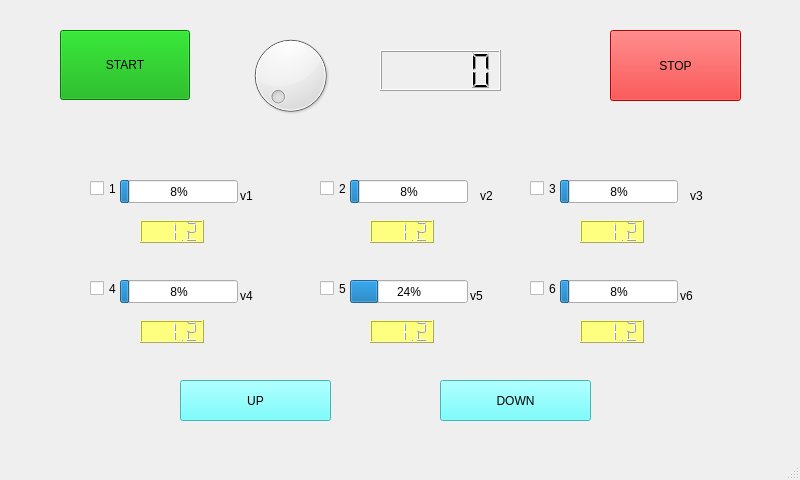
<?xml version="1.0" encoding="UTF-8"?>
<ui version="4.0">
 <class>MainWindow</class>
 <widget class="QMainWindow" name="MainWindow">
  <property name="geometry">
   <rect>
    <x>0</x>
    <y>0</y>
    <width>800</width>
    <height>480</height>
   </rect>
  </property>
  <property name="sizePolicy">
   <sizepolicy hsizetype="Fixed" vsizetype="Fixed">
    <horstretch>0</horstretch>
    <verstretch>0</verstretch>
   </sizepolicy>
  </property>
  <property name="windowTitle">
   <string>MainWindow</string>
  </property>
  <property name="styleSheet">
   <string notr="true"/>
  </property>
  <widget class="QWidget" name="centralwidget">
   <widget class="QProgressBar" name="pb1">
    <property name="geometry">
     <rect>
      <x>120</x>
      <y>180</y>
      <width>118</width>
      <height>23</height>
     </rect>
    </property>
    <property name="maximum">
     <number>300</number>
    </property>
    <property name="value">
     <number>24</number>
    </property>
    <property name="textVisible">
     <bool>true</bool>
    </property>
   </widget>
   <widget class="QProgressBar" name="pb2">
    <property name="geometry">
     <rect>
      <x>350</x>
      <y>180</y>
      <width>118</width>
      <height>23</height>
     </rect>
    </property>
    <property name="maximum">
     <number>300</number>
    </property>
    <property name="value">
     <number>24</number>
    </property>
    <property name="textVisible">
     <bool>true</bool>
    </property>
   </widget>
   <widget class="QProgressBar" name="pb3">
    <property name="geometry">
     <rect>
      <x>560</x>
      <y>180</y>
      <width>118</width>
      <height>23</height>
     </rect>
    </property>
    <property name="maximum">
     <number>300</number>
    </property>
    <property name="value">
     <number>24</number>
    </property>
    <property name="textVisible">
     <bool>true</bool>
    </property>
   </widget>
   <widget class="QLCDNumber" name="lcd3">
    <property name="geometry">
     <rect>
      <x>580</x>
      <y>220</y>
      <width>64</width>
      <height>23</height>
     </rect>
    </property>
    <property name="styleSheet">
     <string notr="true">background-color :rgb(255, 255, 127)</string>
    </property>
    <property name="value" stdset="0">
     <double>1.200000000000000</double>
    </property>
   </widget>
   <widget class="QPushButton" name="pushButton">
    <property name="geometry">
     <rect>
      <x>60</x>
      <y>30</y>
      <width>130</width>
      <height>70</height>
     </rect>
    </property>
    <property name="styleSheet">
     <string notr="true">background-color :rgb(0, 170, 0)</string>
    </property>
    <property name="text">
     <string>START</string>
    </property>
   </widget>
   <widget class="QPushButton" name="pushButton_2">
    <property name="geometry">
     <rect>
      <x>610</x>
      <y>30</y>
      <width>131</width>
      <height>71</height>
     </rect>
    </property>
    <property name="styleSheet">
     <string notr="true">background-color :rgb(255, 0, 0)</string>
    </property>
    <property name="text">
     <string>STOP</string>
    </property>
   </widget>
   <widget class="QPushButton" name="pushButton_3">
    <property name="geometry">
     <rect>
      <x>180</x>
      <y>380</y>
      <width>151</width>
      <height>41</height>
     </rect>
    </property>
    <property name="styleSheet">
     <string notr="true">background-color :rgb(85, 255, 255)</string>
    </property>
    <property name="text">
     <string>UP</string>
    </property>
   </widget>
   <widget class="QPushButton" name="pushButton_4">
    <property name="geometry">
     <rect>
      <x>440</x>
      <y>380</y>
      <width>151</width>
      <height>41</height>
     </rect>
    </property>
    <property name="styleSheet">
     <string notr="true">background-color :rgb(85, 255, 255)</string>
    </property>
    <property name="text">
     <string>DOWN</string>
    </property>
   </widget>
   <widget class="QLCDNumber" name="lcd1">
    <property name="geometry">
     <rect>
      <x>140</x>
      <y>220</y>
      <width>64</width>
      <height>23</height>
     </rect>
    </property>
    <property name="styleSheet">
     <string notr="true">background-color :rgb(255, 255, 127)</string>
    </property>
    <property name="value" stdset="0">
     <double>1.200000000000000</double>
    </property>
   </widget>
   <widget class="QLCDNumber" name="lcd2">
    <property name="geometry">
     <rect>
      <x>370</x>
      <y>220</y>
      <width>64</width>
      <height>23</height>
     </rect>
    </property>
    <property name="styleSheet">
     <string notr="true">background-color :rgb(255, 255, 127)</string>
    </property>
    <property name="value" stdset="0">
     <double>1.200000000000000</double>
    </property>
   </widget>
   <widget class="QProgressBar" name="pb4">
    <property name="geometry">
     <rect>
      <x>120</x>
      <y>280</y>
      <width>118</width>
      <height>23</height>
     </rect>
    </property>
    <property name="maximum">
     <number>300</number>
    </property>
    <property name="value">
     <number>24</number>
    </property>
   </widget>
   <widget class="QProgressBar" name="pb5">
    <property name="geometry">
     <rect>
      <x>350</x>
      <y>280</y>
      <width>118</width>
      <height>23</height>
     </rect>
    </property>
    <property name="value">
     <number>24</number>
    </property>
   </widget>
   <widget class="QProgressBar" name="pb6">
    <property name="geometry">
     <rect>
      <x>560</x>
      <y>280</y>
      <width>118</width>
      <height>23</height>
     </rect>
    </property>
    <property name="maximum">
     <number>300</number>
    </property>
    <property name="value">
     <number>24</number>
    </property>
   </widget>
   <widget class="QLCDNumber" name="lcd6">
    <property name="geometry">
     <rect>
      <x>580</x>
      <y>320</y>
      <width>64</width>
      <height>23</height>
     </rect>
    </property>
    <property name="styleSheet">
     <string notr="true">background-color :rgb(255, 255, 127)</string>
    </property>
    <property name="value" stdset="0">
     <double>1.200000000000000</double>
    </property>
   </widget>
   <widget class="QLCDNumber" name="lcd5">
    <property name="geometry">
     <rect>
      <x>370</x>
      <y>320</y>
      <width>64</width>
      <height>23</height>
     </rect>
    </property>
    <property name="styleSheet">
     <string notr="true">background-color :rgb(255, 255, 127)</string>
    </property>
    <property name="value" stdset="0">
     <double>1.200000000000000</double>
    </property>
   </widget>
   <widget class="QLCDNumber" name="lcd4">
    <property name="geometry">
     <rect>
      <x>140</x>
      <y>320</y>
      <width>64</width>
      <height>23</height>
     </rect>
    </property>
    <property name="styleSheet">
     <string notr="true">background-color :rgb(255, 255, 127)</string>
    </property>
    <property name="value" stdset="0">
     <double>1.200000000000000</double>
    </property>
   </widget>
   <widget class="QCheckBox" name="checkBox">
    <property name="geometry">
     <rect>
      <x>90</x>
      <y>180</y>
      <width>70</width>
      <height>17</height>
     </rect>
    </property>
    <property name="text">
     <string>1</string>
    </property>
   </widget>
   <widget class="QCheckBox" name="checkBox_2">
    <property name="geometry">
     <rect>
      <x>320</x>
      <y>180</y>
      <width>70</width>
      <height>17</height>
     </rect>
    </property>
    <property name="text">
     <string>2</string>
    </property>
   </widget>
   <widget class="QCheckBox" name="checkBox_3">
    <property name="geometry">
     <rect>
      <x>530</x>
      <y>180</y>
      <width>70</width>
      <height>17</height>
     </rect>
    </property>
    <property name="text">
     <string>3</string>
    </property>
   </widget>
   <widget class="QCheckBox" name="checkBox_4">
    <property name="geometry">
     <rect>
      <x>90</x>
      <y>280</y>
      <width>70</width>
      <height>17</height>
     </rect>
    </property>
    <property name="text">
     <string>4</string>
    </property>
   </widget>
   <widget class="QCheckBox" name="checkBox_5">
    <property name="geometry">
     <rect>
      <x>320</x>
      <y>280</y>
      <width>70</width>
      <height>17</height>
     </rect>
    </property>
    <property name="text">
     <string>5</string>
    </property>
   </widget>
   <widget class="QCheckBox" name="checkBox_6">
    <property name="geometry">
     <rect>
      <x>530</x>
      <y>280</y>
      <width>70</width>
      <height>17</height>
     </rect>
    </property>
    <property name="text">
     <string>6</string>
    </property>
   </widget>
   <widget class="QLabel" name="label">
    <property name="geometry">
     <rect>
      <x>0</x>
      <y>0</y>
      <width>800</width>
      <height>480</height>
     </rect>
    </property>
    <property name="text">
     <string/>
    </property>
    <property name="pixmap">
     <pixmap>18624427_10209362356768081_1878227934_n.jpg</pixmap>
    </property>
    <property name="scaledContents">
     <bool>true</bool>
    </property>
    <property name="wordWrap">
     <bool>false</bool>
    </property>
   </widget>
   <widget class="QLabel" name="label_2">
    <property name="geometry">
     <rect>
      <x>240</x>
      <y>180</y>
      <width>31</width>
      <height>31</height>
     </rect>
    </property>
    <property name="text">
     <string>v1</string>
    </property>
   </widget>
   <widget class="QLabel" name="label_3">
    <property name="geometry">
     <rect>
      <x>470</x>
      <y>280</y>
      <width>31</width>
      <height>31</height>
     </rect>
    </property>
    <property name="text">
     <string>v5</string>
    </property>
   </widget>
   <widget class="QLabel" name="label_4">
    <property name="geometry">
     <rect>
      <x>240</x>
      <y>280</y>
      <width>31</width>
      <height>31</height>
     </rect>
    </property>
    <property name="text">
     <string>v4</string>
    </property>
   </widget>
   <widget class="QLabel" name="label_5">
    <property name="geometry">
     <rect>
      <x>690</x>
      <y>180</y>
      <width>31</width>
      <height>31</height>
     </rect>
    </property>
    <property name="text">
     <string>v3</string>
    </property>
   </widget>
   <widget class="QLabel" name="label_6">
    <property name="geometry">
     <rect>
      <x>480</x>
      <y>180</y>
      <width>31</width>
      <height>31</height>
     </rect>
    </property>
    <property name="text">
     <string>v2</string>
    </property>
   </widget>
   <widget class="QLabel" name="label_7">
    <property name="geometry">
     <rect>
      <x>680</x>
      <y>280</y>
      <width>31</width>
      <height>31</height>
     </rect>
    </property>
    <property name="text">
     <string>v6</string>
    </property>
   </widget>
   <widget class="QDial" name="dial">
    <property name="geometry">
     <rect>
      <x>240</x>
      <y>30</y>
      <width>101</width>
      <height>91</height>
     </rect>
    </property>
    <property name="maximum">
     <number>50</number>
    </property>
   </widget>
   <widget class="QLCDNumber" name="lcdNumber">
    <property name="geometry">
     <rect>
      <x>380</x>
      <y>50</y>
      <width>121</width>
      <height>41</height>
     </rect>
    </property>
   </widget>
   <zorder>label</zorder>
   <zorder>pb1</zorder>
   <zorder>pb2</zorder>
   <zorder>pb3</zorder>
   <zorder>lcd3</zorder>
   <zorder>pushButton</zorder>
   <zorder>pushButton_2</zorder>
   <zorder>pushButton_3</zorder>
   <zorder>pushButton_4</zorder>
   <zorder>lcd1</zorder>
   <zorder>lcd2</zorder>
   <zorder>pb4</zorder>
   <zorder>pb5</zorder>
   <zorder>pb6</zorder>
   <zorder>lcd6</zorder>
   <zorder>lcd5</zorder>
   <zorder>lcd4</zorder>
   <zorder>checkBox</zorder>
   <zorder>checkBox_2</zorder>
   <zorder>checkBox_3</zorder>
   <zorder>checkBox_4</zorder>
   <zorder>checkBox_5</zorder>
   <zorder>checkBox_6</zorder>
   <zorder>label_2</zorder>
   <zorder>label_3</zorder>
   <zorder>label_4</zorder>
   <zorder>label_5</zorder>
   <zorder>label_6</zorder>
   <zorder>label_7</zorder>
   <zorder>dial</zorder>
   <zorder>lcdNumber</zorder>
  </widget>
  <widget class="QMenuBar" name="menubar">
   <property name="geometry">
    <rect>
     <x>0</x>
     <y>0</y>
     <width>800</width>
     <height>21</height>
    </rect>
   </property>
  </widget>
  <widget class="QStatusBar" name="statusbar"/>
 </widget>
 <resources/>
 <connections>
  <connection>
   <sender>dial</sender>
   <signal>valueChanged(int)</signal>
   <receiver>lcdNumber</receiver>
   <slot>display(int)</slot>
   <hints>
    <hint type="sourcelabel">
     <x>281</x>
     <y>121</y>
    </hint>
    <hint type="destinationlabel">
     <x>458</x>
     <y>104</y>
    </hint>
   </hints>
  </connection>
 </connections>
</ui>
